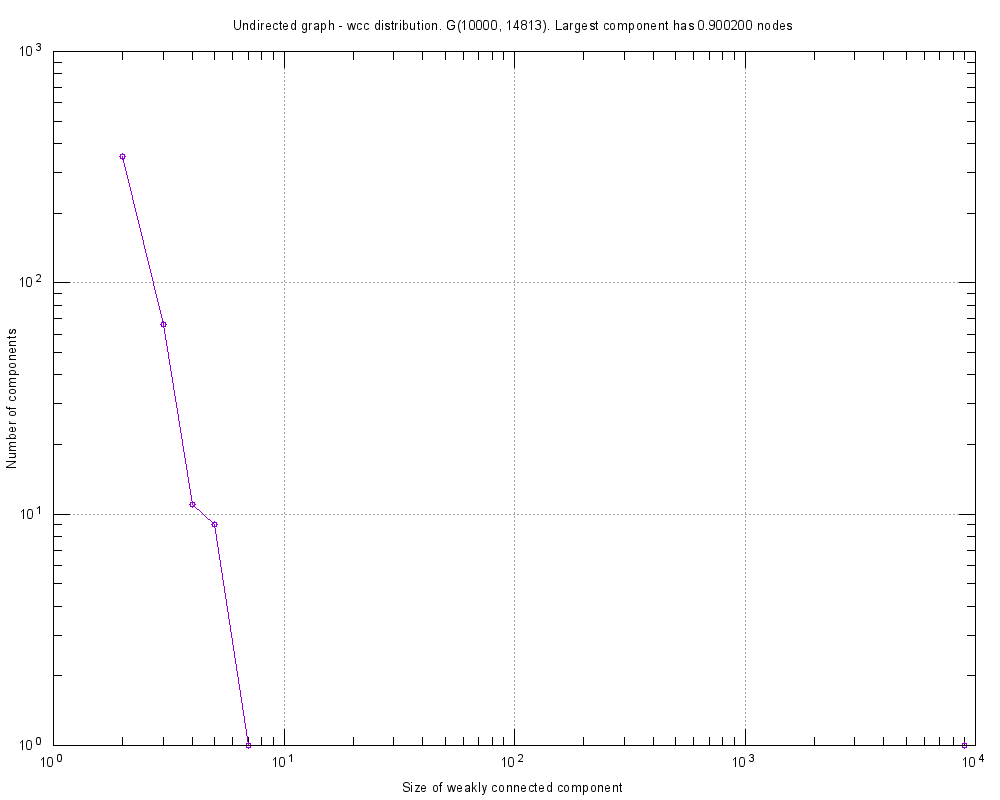

Reproduce this figure in gnuplot.
#
# Undirected graph - wcc distribution. G(10000, 14813). Largest component has 0.900200 nodes (Sat Feb 18 15:49:53 2017)
#

set title "Undirected graph - wcc distribution. G(10000, 14813). Largest component has 0.900200 nodes"
set key bottom right
set logscale xy 10
set format x "10^{%L}"
set mxtics 10
set format y "10^{%L}"
set mytics 10
set grid
set xlabel "Size of weakly connected component"
set ylabel "Number of components"
set tics scale 2
set terminal png font arial 10 size 1000,800
set output 'wcc.RandomNetworkWcc.png'
plot 	"wcc.RandomNetworkWcc.tab" using 1:2 title "" with linespoints pt 6
